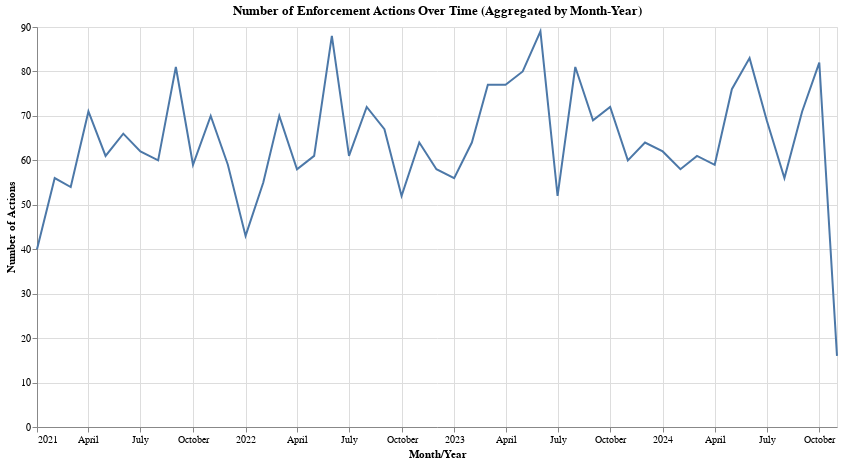

Notebook cell for this chart:
### Code cell
import altair as alt

twenty_one['Month_Year'] = twenty_one['Date'].dt.to_period('M').dt.to_timestamp()
monthly_counts = twenty_one.groupby('Month_Year').size().reset_index(name='Count')

line_agg = alt.Chart(monthly_counts).mark_line().encode(
  x = alt.X('Month_Year:T', title = 'Month/Year'),
  y = alt.Y('Count:Q', title = 'Number of Actions')
).properties( title = 'Number of Enforcement Actions Over Time (Aggregated by Month-Year)', width = 800,
height = 400)

line_agg

### Figure 1 — Vega-Lite specification as saved in the notebook (floating-point values rounded to 4 significant figures)
{"config": {"view": {"continuousWidth": 300, "continuousHeight": 300}}, "data": {"name": "data-573861e593bdcceb64bb2440c8f170d7"}, "mark": {"type": "line"}, "encoding": {"x": {"field": "Month_Year", "title": "Month/Year", "type": "temporal"}, "y": {"field": "Count", "title": "Number of Actions", "type": "quantitative"}}, "height": 400, "title": "Number of Enforcement Actions Over Time (Aggregated by Month-Year)", "width": 800, "$schema": "https://vega.github.io/schema/vega-lite/v5.8.0.json", "datasets": {"data-573861e593bdcceb64bb2440c8f170d7": [{"Month_Year": "2021-01-01T00:00:00", "Count": 40}, {"Month_Year": "2021-02-01T00:00:00", "Count": 56}, {"Month_Year": "2021-03-01T00:00:00", "Count": 54}, {"Month_Year": "2021-04-01T00:00:00", "Count": 71}, {"Month_Year": "2021-05-01T00:00:00", "Count": 61}, {"Month_Year": "2021-06-01T00:00:00", "Count": 66}, {"Month_Year": "2021-07-01T00:00:00", "Count": 62}, {"Month_Year": "2021-08-01T00:00:00", "Count": 60}, {"Month_Year": "2021-09-01T00:00:00", "Count": 81}, {"Month_Year": "2021-10-01T00:00:00", "Count": 59}, {"Month_Year": "2021-11-01T00:00:00", "Count": 70}, {"Month_Year": "2021-12-01T00:00:00", "Count": 59}, {"Month_Year": "2022-01-01T00:00:00", "Count": 43}, {"Month_Year": "2022-02-01T00:00:00", "Count": 55}, {"Month_Year": "2022-03-01T00:00:00", "Count": 70}, {"Month_Year": "2022-04-01T00:00:00", "Count": 58}, {"Month_Year": "2022-05-01T00:00:00", "Count": 61}, {"Month_Year": "2022-06-01T00:00:00", "Count": 88}, {"Month_Year": "2022-07-01T00:00:00", "Count": 61}, {"Month_Year": "2022-08-01T00:00:00", "Count": 72}, {"Month_Year": "2022-09-01T00:00:00", "Count": 67}, {"Month_Year": "2022-10-01T00:00:00", "Count": 52}, {"Month_Year": "2022-11-01T00:00:00", "Count": 64}, {"Month_Year": "2022-12-01T00:00:00", "Count": 58}, {"Month_Year": "2023-01-01T00:00:00", "Count": 56}, {"Month_Year": "2023-02-01T00:00:00", "Count": 64}, {"Month_Year": "2023-03-01T00:00:00", "Count": 77}, {"Month_Year": "2023-04-01T00:00:00", "Count": 77}, {"Month_Year": "2023-05-01T00:00:00", "Count": 80}, {"Month_Year": "2023-06-01T00:00:00", "Count": 89}, {"Month_Year": "2023-07-01T00:00:00", "Count": 52}, {"Month_Year": "2023-08-01T00:00:00", "Count": 81}, {"Month_Year": "2023-09-01T00:00:00", "Count": 69}, {"Month_Year": "2023-10-01T00:00:00", "Count": 72}, {"Month_Year": "2023-11-01T00:00:00", "Count": 60}, {"Month_Year": "2023-12-01T00:00:00", "Count": 64}, {"Month_Year": "2024-01-01T00:00:00", "Count": 62}, {"Month_Year": "2024-02-01T00:00:00", "Count": 58}, {"Month_Year": "2024-03-01T00:00:00", "Count": 61}, {"Month_Year": "2024-04-01T00:00:00", "Count": 59}, {"Month_Year": "2024-05-01T00:00:00", "Count": 76}, {"Month_Year": "2024-06-01T00:00:00", "Count": 83}, {"Month_Year": "2024-07-01T00:00:00", "Count": 69}, {"Month_Year": "2024-08-01T00:00:00", "Count": 56}, {"Month_Year": "2024-09-01T00:00:00", "Count": 71}, {"Month_Year": "2024-10-01T00:00:00", "Count": 82}, {"Month_Year": "2024-11-01T00:00:00", "Count": 16}]}}
